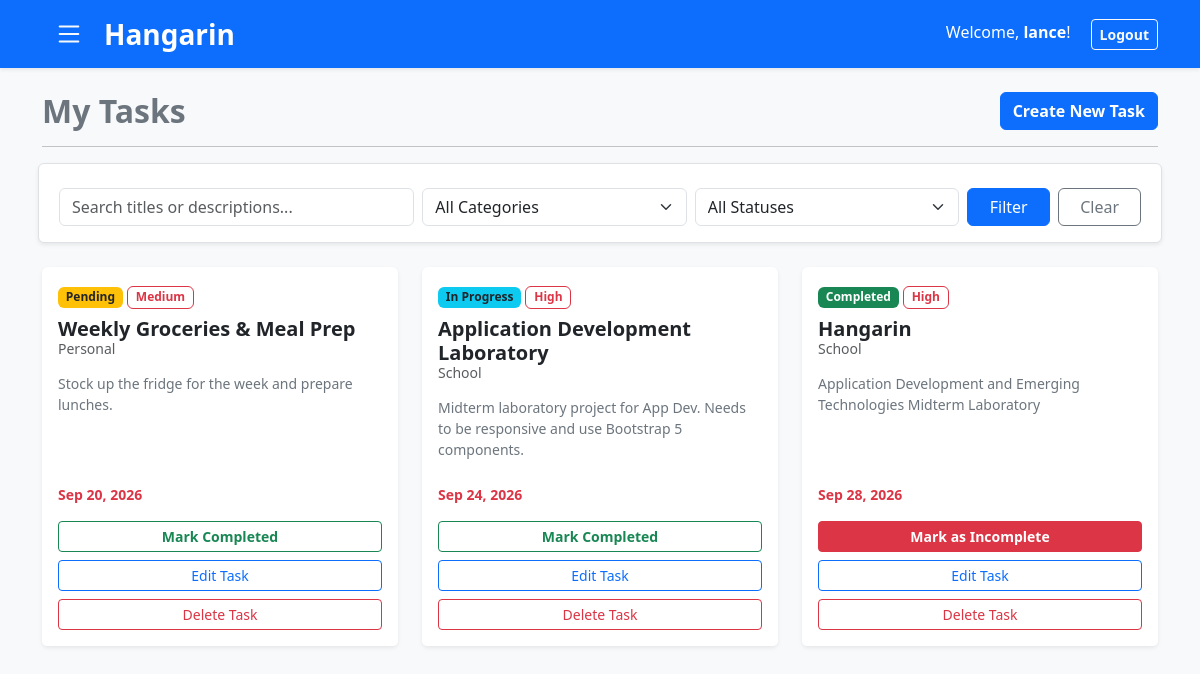
The app's page /?view=tasks (signed in), older data.
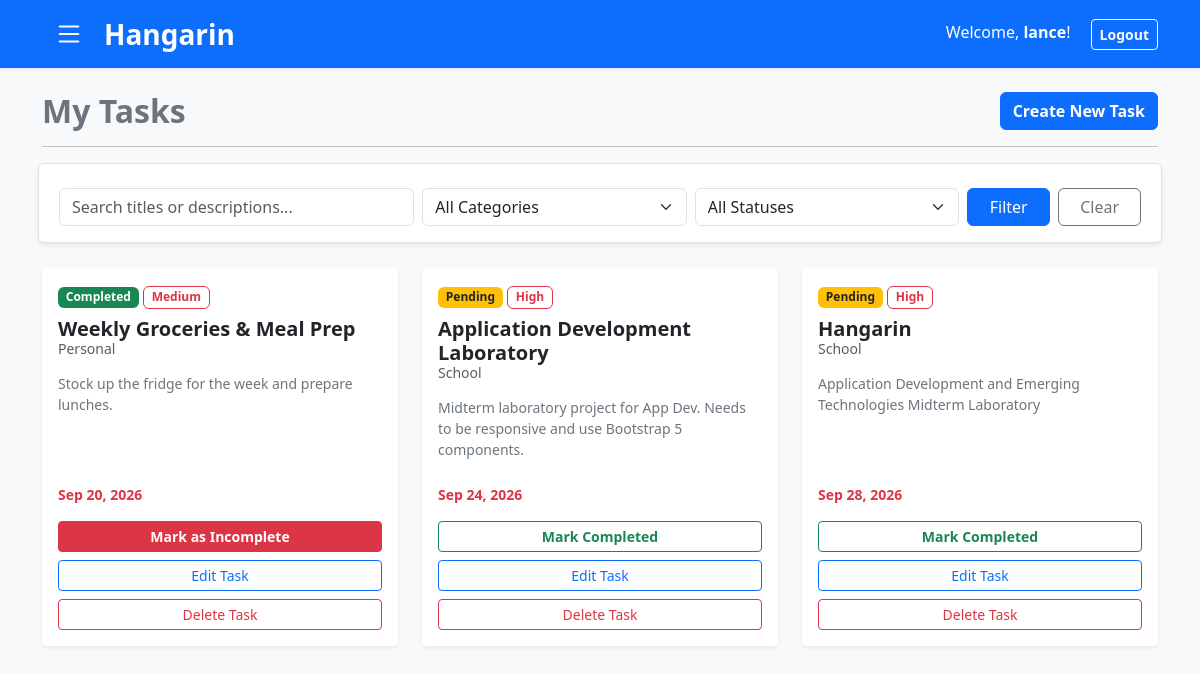
The same page, newer data.
### tasks/models.py (models this page shows, shortened)
class BaseModel(models.Model):
    created_at = models.DateTimeField(auto_now_add=True)
    updated_at = models.DateTimeField(auto_now=True)
    class Meta:
        abstract = True

class Task(BaseModel):
    title = models.CharField(max_length=200)
    description = models.TextField()
    deadline = models.DateTimeField()
    status = models.CharField(max_length=50, choices=STATUS_CHOICES, default="Pending")
    category = models.ForeignKey(Category, on_delete=models.CASCADE)
    priority = models.ForeignKey(Priority, on_delete=models.CASCADE)
    user = models.ForeignKey(User, on_delete=models.CASCADE, null=True, blank=True)

class Priority(BaseModel):
    name = models.CharField(max_length=100)
    class Meta:
        verbose_name = "Priority"
        verbose_name_plural = "Priorities"

class Category(BaseModel):
    name = models.CharField(max_length=100)
    class Meta:
        verbose_name = "Category"
        verbose_name_plural = "Categories"

### tasks/views.py (the view)
# urls.py: path('', views.task_list, name='task_list'),
@login_required
def task_list(request):
    base_tasks = Task.objects.filter(user=request.user)
    total_tasks = base_tasks.count()
    completed_tasks = base_tasks.filter(status='Completed').count()
    pending_tasks = base_tasks.filter(status='Pending').count()
    in_progress_tasks = base_tasks.filter(status='In Progress').count()
    tasks = base_tasks.select_related('category', 'priority').prefetch_related('subtask_set', 'note_set').order_by('deadline')
    search_query = request.GET.get('q', '')
    status_filter = request.GET.get('status', '')
    category_filter = request.GET.get('category', '')
    view_filter = request.GET.get('view', '')
    if search_query:
        tasks = tasks.filter(Q(title__icontains=search_query) | Q(description__icontains=search_query))
    if status_filter:
        tasks = tasks.filter(status=status_filter)
    current_category_id = None
    if category_filter:
        tasks = tasks.filter(category_id=category_filter)
        current_category_id = int(category_filter)
    context = {
        'tasks': tasks,
        'categories': Category.objects.all(),
        'statuses': [choice[0] for choice in STATUS_CHOICES],
        'current_search': search_query,
        'current_status': status_filter,
        'current_category': current_category_id,
        'current_view': view_filter,
        'total_tasks': total_tasks,
        'completed_tasks': completed_tasks,
        'pending_tasks': pending_tasks,
        'in_progress_tasks': in_progress_tasks,
    }
    return render(request, 'tasks/task_list.html', context)

### tasks/templates/tasks/task_list.html (shortened to what the changed rows need)
{% load socialaccount %}
<!DOCTYPE html>
<html lang="en">
<head>
    <link href="https://cdn.jsdelivr.net/npm/bootstrap@5.3.0/dist/css/bootstrap.min.css" rel="stylesheet">
</head>
<body class="bg-light">
    <div class="container">
        <div class="row mb-3 align-items-center">
            <div class="col">
                <h2 class="fw-bold text-secondary mb-0">
                    {% if not current_status and not current_search and not current_category and not current_view %}
                        Dashboard
                    {% else %}
                        My Tasks
                    {% endif %}
                </h2>
            </div>
        </div>
        {% if not current_status and not current_search and not current_category and not current_view %}
        <div class="row mb-4">
            <div class="col-6 col-md-3 mb-3">
                <div class="card bg-primary text-white shadow-sm border-0 h-100">
                    <div class="card-body text-center py-4">
                        <h2 class="display-6 fw-bold mb-0">{{ total_tasks }}</h2>
                        <span class="small text-white-50 fw-semibold text-uppercase">Total Tasks</span>
                    </div>
                </div>
            </div>
            <div class="col-6 col-md-3 mb-3">
                <div class="card bg-warning text-dark shadow-sm border-0 h-100">
                    <div class="card-body text-center py-4">
                        <h2 class="display-6 fw-bold mb-0">{{ pending_tasks }}</h2>
                        <span class="small text-muted fw-semibold text-uppercase">Pending</span>
                    </div>
                </div>
            </div>
            <div class="col-6 col-md-3 mb-3">
                <div class="card bg-info text-dark shadow-sm border-0 h-100">
                    <div class="card-body text-center py-4">
                        <h2 class="display-6 fw-bold mb-0">{{ in_progress_tasks }}</h2>
                        <span class="small text-muted fw-semibold text-uppercase">In Progress</span>
                    </div>
                </div>
            </div>
            <div class="col-6 col-md-3 mb-3">
                <div class="card bg-success text-white shadow-sm border-0 h-100">
                    <div class="card-body text-center py-4">
                        <h2 class="display-6 fw-bold mb-0">{{ completed_tasks }}</h2>
                        <span class="small text-white-50 fw-semibold text-uppercase">Completed</span>
                    </div>
                </div>
            </div>
        </div>
        {% else %}
        <div class="row">
            {% for task in tasks %}
            <div class="col-md-6 col-lg-4 mb-4">
                <div class="card h-100 shadow-sm border-0">
                    <div class="card-body">
                        <div class="mb-2">
                            {% if task.status == 'Pending' %}
                                <span class="badge bg-warning text-dark">Pending</span>
                            {% elif task.status == 'In Progress' %}
                                <span class="badge bg-info text-dark">In Progress</span>
                            {% elif task.status == 'Completed' %}
                                <span class="badge bg-success">Completed</span>
                            {% else %}
                                <span class="badge bg-secondary">{{ task.status }}</span>
                            {% endif %}
                            {% if task.priority %}
                                <span class="badge border border-danger text-danger">{{ task.priority.name }}</span>
                            {% endif %}
                        </div>
                        <h5 class="card-title fw-bold mb-1">
                            <a href="{% url 'task_detail' task.pk %}" class="task-title-link">
                                {{ task.title }}
                            </a>
                        </h5>
                        <h6 class="card-subtitle mb-3 text-muted small">
                            {% if task.category %}{{ task.category.name }}{% else %}No Category{% endif %}
                        </h6>
                        <p class="card-text text-secondary small">{{ task.description|truncatechars:100 }}</p>
                    </div>
                    <div class="card-footer bg-white border-top-0 pb-3">
                        <div class="d-flex justify-content-between align-items-center small mb-3">
                            <span class="text-danger fw-semibold">
                                {{ task.deadline|date:"M d, Y" }}
                            </span>
                        </div>
                        {% if task.status != 'Completed' %}
                        <form action="{% url 'complete_task' task.pk %}" method="POST" class="d-grid mb-2">
                            <button type="submit" class="btn btn-sm btn-outline-success fw-bold">
                                Mark Completed
                            </button>
                        </form>
                        {% else %}
                        <form action="{% url 'undo_complete_task' task.pk %}" method="POST" class="d-grid mb-2">
                            <button type="submit" class="btn btn-sm btn-danger fw-bold">
                                Mark as Incomplete
                            </button>
                        </form>
                        {% endif %}
                        <div class="d-grid mb-2">
                            <a href="{% url 'task_update' task.pk %}" class="btn btn-sm btn-outline-primary">
                                Edit Task
                            </a>
                        </div>
                        <div class="d-grid">
                            <button type="button" class="btn btn-sm btn-outline-danger" data-bs-toggle="modal" data-bs-target="#deleteModal{{ task.pk }}">
                                Delete Task
                            </button>
                        </div>
                    </div>
                </div>
            </div>
            {% empty %}
            <div class="col text-center mt-5">
                <h4 class="text-muted">No tasks found. Get to work!</h4>
            </div>
            {% endfor %}
        </div>
        {% endif %}
    </div>
</body>
</html>

Row changes from the older to the newer data that the page shows:
changed Task "Weekly Groceries & Meal Prep": status "Pending Mark Completed" → "Completed Mark as Incomplete"
changed Task "Application Development Laboratory": status "In Progress" → "Pending"
changed Task "Hangarin": status "Completed Mark as Incomplete" → "Pending Mark Completed"
